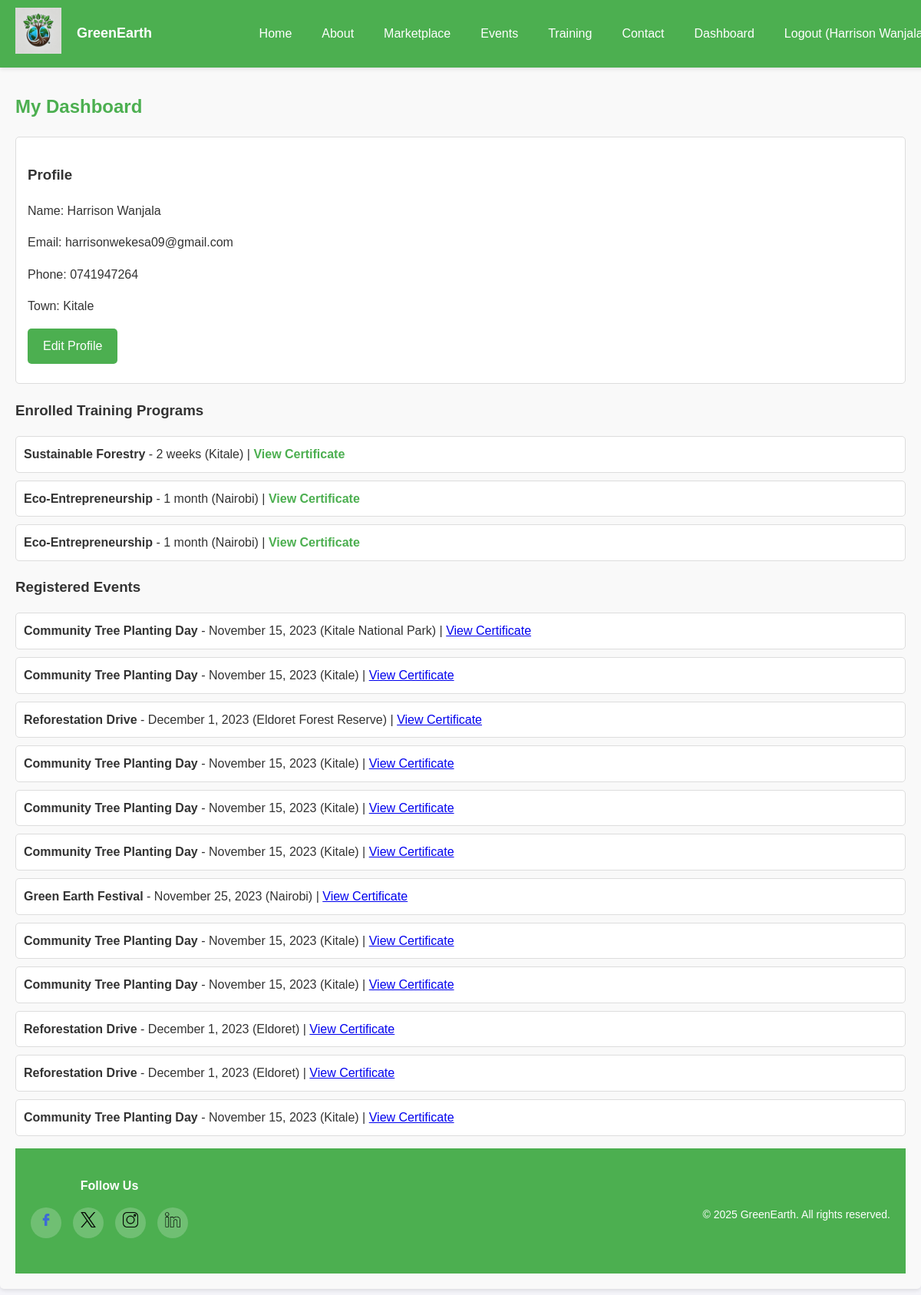
Page /dashboard.php (signed in) on the committed database.
### tables this page shows
CREATE TABLE `users` (
  `id` int(11) NOT NULL,
  `username` varchar(50) DEFAULT NULL,
  `email` varchar(100) NOT NULL,
  `password` varchar(255) NOT NULL,
  `role` enum('admin','user') DEFAULT 'user',
  `created_at` timestamp NOT NULL DEFAULT current_timestamp(),
  `title` varchar(10) DEFAULT NULL,
  `first_name` varchar(50) NOT NULL,
  `last_name` varchar(50) NOT NULL,
  `phone` varchar(20) DEFAULT NULL,
  `town` varchar(100) DEFAULT NULL
);

CREATE TABLE `training_programs` (
  `id` int(11) NOT NULL,
  `title` varchar(255) NOT NULL,
  `description` text DEFAULT NULL,
  `duration` varchar(50) DEFAULT NULL,
  `location` varchar(255) DEFAULT NULL,
  `created_at` timestamp NOT NULL DEFAULT current_timestamp()
);

CREATE TABLE `events` (
  `id` int(11) NOT NULL,
  `title` varchar(255) NOT NULL,
  `description` text DEFAULT NULL,
  `location` varchar(255) DEFAULT NULL,
  `event_date` date DEFAULT NULL,
  `created_at` timestamp NOT NULL DEFAULT current_timestamp()
);

### dashboard.php (the view, shortened to what this page needs)
<?php
include 'php/header.php';
include 'php/db.php';
$user_id = $_SESSION['user_id'];
?>
<section class="dashboard">
    <h2>My Dashboard</h2>
    <section class="profile-section">
        <h3>Profile</h3>
        <p>Name: <?php echo htmlspecialchars($_SESSION['username'] ?? 'Guest'); ?></p>
        <?php
        $sql = "SELECT email, phone, town FROM users WHERE id = ?";
        $stmt = $conn->prepare($sql);
        $stmt->bind_param("i", $user_id);
        $stmt->execute();
        $result = $stmt->get_result();
        if ($result->num_rows > 0) {
            $user = $result->fetch_assoc();
            echo '<p>Email: ' . htmlspecialchars($user['email'] ?? '') . '</p>';
            echo '<p>Phone: ' . htmlspecialchars($user['phone'] ?? '') . '</p>';
            echo '<p>Town: ' . htmlspecialchars($user['town'] ?? '') . '</p>';
        }
        ?>
        <p><a href="profile.php" class="button">Edit Profile</a></p>
    </section>
<section class="enrolled-programs">
    <h3>Enrolled Training Programs</h3>
    <?php
    $sql = "SELECT tp.id, tp.title, tp.duration, tp.location FROM program_enrollments pe
            INNER JOIN training_programs tp ON pe.program_id = tp.id
            WHERE pe.user_id = ?";
    $stmt = $conn->prepare($sql);
    $stmt->bind_param("i", $user_id);
    $stmt->execute();
    $result = $stmt->get_result();
    if ($result->num_rows > 0) {
        echo '<ul>';
        while ($row = $result->fetch_assoc()) {
            echo '<li>';
            echo '<strong>' . htmlspecialchars($row['title'] ?? 'Unknown Program') . '</strong> - ' . htmlspecialchars($row['duration'] ?? 'Not specified') . ' (' . htmlspecialchars($row['location'] ?? 'Not specified') . ')';
            echo ' | <a href="certificate.php?id=' . htmlspecialchars($row['id'] ?? '') . '" target="_blank">View Certificate</a>';
            echo '</li>';
        }
        echo '</ul>';
    } else {
        echo '<p>No enrolled programs yet.</p>';
    }
    ?>
</section>
<section class="registered-events">
    <h3>Registered Events</h3>
    <?php
    $sql = "SELECT e.id, e.title, e.event_date, e.location FROM event_registrations er
            INNER JOIN events e ON er.event_id = e.id
            WHERE er.user_id = ?";
    $stmt = $conn->prepare($sql);
    $stmt->bind_param("i", $user_id);
    $stmt->execute();
    $result = $stmt->get_result();
    if ($result->num_rows > 0) {
        echo '<ul>';
        while ($row = $result->fetch_assoc()) {
            echo '<li>';
            echo '<strong>' . htmlspecialchars($row['title'] ?? 'Unknown Event') . '</strong> - ' . date("F j, Y", strtotime($row['event_date'] ?? '')) . ' (' . htmlspecialchars($row['location'] ?? 'Not specified') . ')';
            echo ' | <a href="event_certificate.php?id=' . htmlspecialchars($row['id'] ?? '') . '" target="_blank">View Certificate</a>';
            echo '</li>';
        }
        echo '</ul>';
    } else {
        echo '<p>No registered events yet.</p>';
    }
    ?>
</section>
<?php include 'php/footer.php'; ?>

### css/styles.css (style rules this page uses)
body { margin-top: 80px; font-family: Arial, sans-serif; margin-left: 0; margin-right: 0; padding: 0; background-color: #f4f4f9; color: #333; line-height: 1.6; }
.dashboard { padding: 20px; background-color: #f9f9f9; border-radius: 5px; box-shadow: 0 2px 5px rgba(0, 0, 0, 0.1); }
.dashboard h2 { font-size: 24px; margin-bottom: 20px; color: #4CAF50; }
.profile-section { margin-bottom: 20px; padding: 15px; background-color: white; border: 1px solid #ddd; border-radius: 5px; }
.profile-section p { font-size: 16px; margin-bottom: 10px; }
.profile-section .button { background-color: #4CAF50; color: white; padding: 10px 20px; border: none; border-radius: 5px; cursor: pointer; transition: background-color 0.3s ease; }
.registered-events ul { list-style: none; padding: 0; }
.registered-events li { background-color: white; padding: 10px; margin-bottom: 10px; border: 1px solid #ddd; border-radius: 5px; }
.enrolled-programs ul { list-style: none; padding: 0; }
.enrolled-programs li { background-color: white; padding: 10px; margin-bottom: 10px; border: 1px solid #ddd; border-radius: 5px; }
.enrolled-programs a { color: #4CAF50; text-decoration: none; font-weight: bold; }
.button { background-color: #4CAF50; color: white; padding: 10px 20px; border: none; border-radius: 5px; cursor: pointer; transition: background-color 0.3s ease; text-decoration: none; display: inline-block; }

### rows in the picture
users: email "harrisonwekesa09@gmail.com", phone "0741947264", town "Kitale"
training_programs: title "Sustainable Forestry", duration "2 weeks", location "Kitale"
training_programs: title "Eco-Entrepreneurship", duration "1 month", location "Nairobi"
events: title "Community Tree Planting Day", event_date "November 15, 2023", location "Kitale National Park"
events: title "Community Tree Planting Day", event_date "November 15, 2023", location "Kitale"
events: title "Reforestation Drive", event_date "December 1, 2023", location "Eldoret Forest Reserve"
events: title "Green Earth Festival", event_date "November 25, 2023", location "Nairobi"
events: title "Reforestation Drive", event_date "December 1, 2023", location "Eldoret"

### other values in the picture
$username "Harrison…"
$_SESSION['username'] "Harrison Wanjala"
